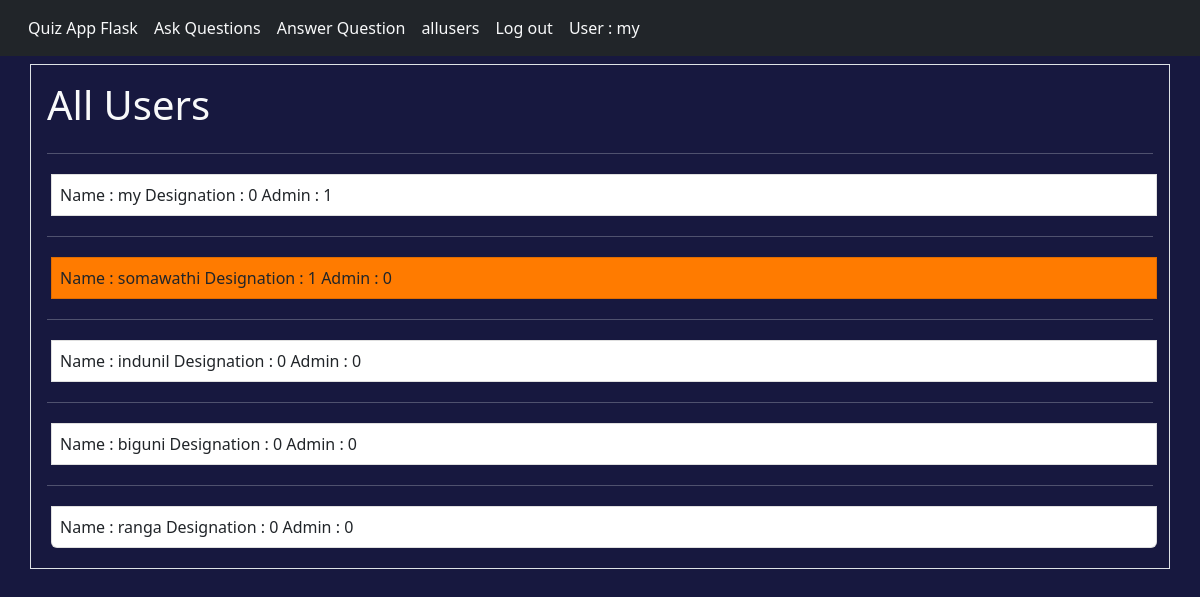
Page /allusers (signed in) on the committed database.
### tables this page shows
CREATE TABLE users ( id integer primary key autoincrement, name text not null, password text not null, teacher boolean not null , admin boolean not null );

### app.py (the view)
@app.route('/allusers', methods =["POST","GET"])
def allusers():
    user = get_current_user()
    db = getDatabase()
    user_cursor = db.execute("select * from users")
    allusers = user_cursor.fetchall()
    return render_template("allusers.html", user = user, allusers = allusers)

### app.py (called while the page is built)
@app.teardown_appcontext
def close_database(error):
    if hasattr(g, 'quizapp_db'):
        g.quizapp_db.close()

def get_current_user():
    user_result = None
    if 'user' in session:
        user = session['user']
        db = getDatabase()
        user_cursor = db.execute("select * from users where name = ?",[user])
        user_result = user_cursor.fetchone()
    return user_result

### database.py (called while the page is built)
def connect_to_database():
    sql = sqlite3.connect("D:/Professional Course/Working/flask_quiz/quizapp.db")
    sql.row_factory = sqlite3.Row
    return sql

def getDatabase():
    if not hasattr(g, "quizapp_db"):
        g.quizapp_db = connect_to_database()
    return g.quizapp_db

### templates/allusers.html (shortened to what this page needs)
{% from "showlinks.html" import show_link  %}
<!doctype html>
<html lang="en">
  <head>
    <link href="https://cdn.jsdelivr.net/npm/bootstrap@5.2.2/dist/css/bootstrap.min.css" rel="stylesheet">
    <link rel="stylesheet" type="text/css" href="{{ url_for('static', filename = 'home.css') }}">
  </head>
  <body>
    <div class="parent">
        <div class="header mb-2">
            {{ show_link(user) }}
        </div>
        <div class="questions_answered container border text-light p-3">
            <h1>All Users</h1>
            <div class="list-group">
              {% if allusers %}
              {% for eachuser in allusers %}
              <hr/>
              <a href="{{ url_for('promote' , id = eachuser['id']) }}"
              class="p-2 m-1 list-group-item list-group-item-action mb-1
              {% if eachuser['teacher'] == 1 %} linkcolor {% endif %}">
                Name : {{ eachuser['name'] }} Designation : {{eachuser['teacher']}} Admin : {{eachuser['admin']}}
              </a>
              {% endfor %}
              {% endif%}
            </div>
        </div>
    </div>
  </body>
</html>

### templates/showlinks.html (shortened to what this page needs)
{% macro show_link(user) %}
<nav class="navbar navbar-expand-lg bg-dark p-2" >
    <div class="container-fluid">
      <div class="collapse navbar-collapse" id="navbarNav">
        <ul class="navbar-nav">
          <li class="nav-item">
            <a class="nav-link active text-light" aria-current="page" href="{{ url_for('index') }}">Quiz App Flask</a>
          </li>
          <li class="nav-item">
            <a class="nav-link text-light" href="{{ url_for('askquestions') }}">Ask Questions</a>
          </li>
          <li class="nav-item">
            <a class="nav-link text-light" href="{{ url_for('answerquestions') }}">Answer Question</a>
          </li>
          {% if user['admin'] == 1 %}
          <li class="nav-item">
            <a class="nav-link text-light" href="{{ url_for('allusers') }}">allusers</a>
          </li>
          {% endif %}
          {% if user %}
          <li class="nav-item">
            <a class="nav-link text-light" href="{{ url_for('logout') }}">Log out</a>
          </li>
          {% endif %}
          {% if user %}
          <li class="nav-item">
            <a class="nav-link text-light" href="#">User : {{ user['name'] }}</a>
          </li>
          {% endif %}
        </ul>
      </div>
    </div>
  </nav>
{% endmacro %}

### static/home.css (style rules this page uses)
body { background-color: #17183f; }
.linkcolor { background-color: rgb(255, 123, 0); }

### rows in the picture
users: name "my", teacher "0", admin "1"
users: name "somawathi", teacher "1", admin "0"
users: name "indunil", teacher "0", admin "0"
users: name "biguni", teacher "0", admin "0"
users: name "ranga", teacher "0", admin "0"
